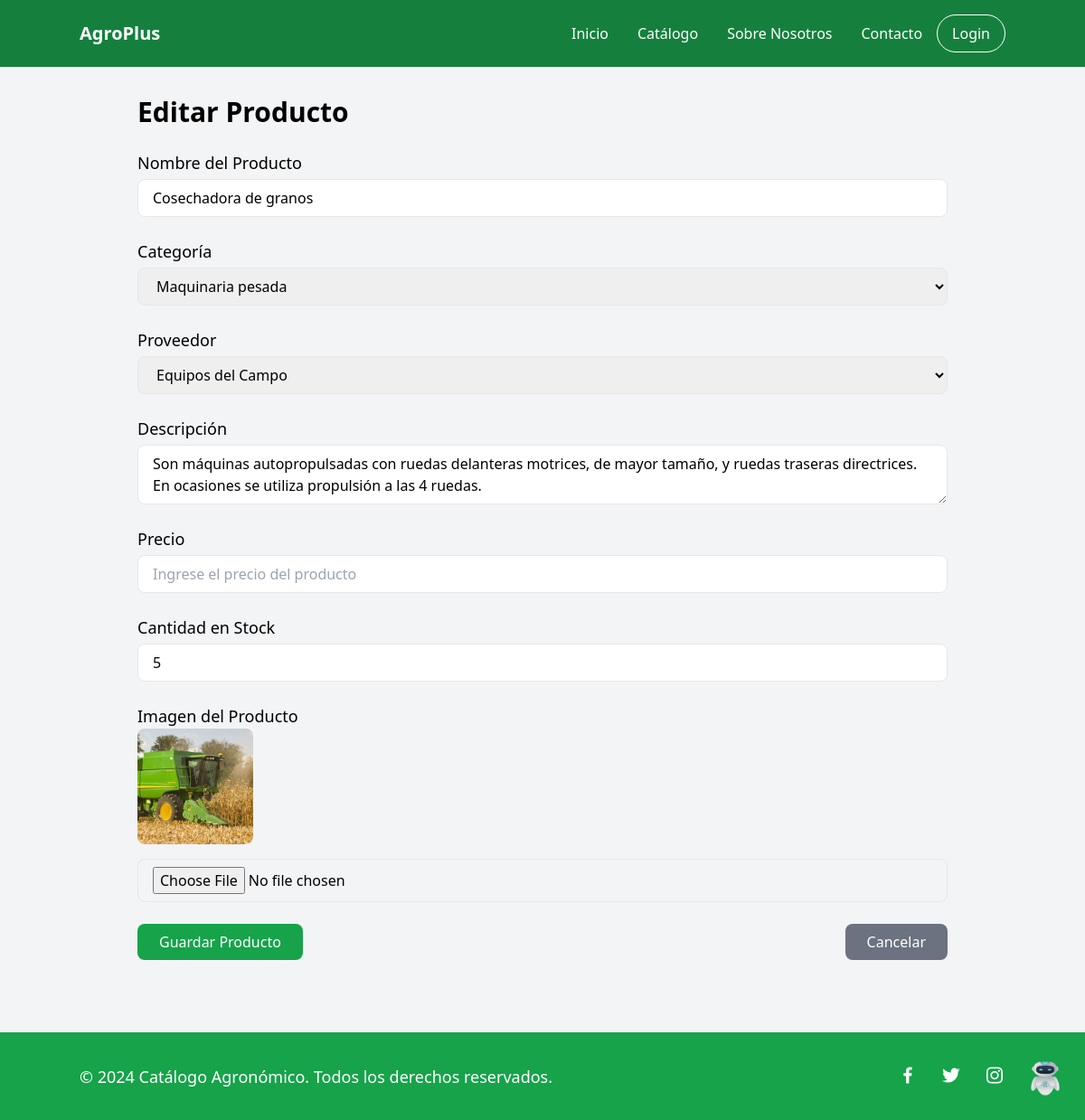
Page /products/12/update/ on the committed database.
### core/catalog/models.py (models this page shows, shortened)
class Product(models.Model):
    name = models.CharField(max_length=100)
    category = models.ForeignKey(Category, on_delete=models.CASCADE, related_name="products")
    supplier = models.ForeignKey(Supplier, on_delete=models.SET_NULL, null=True, blank=True, related_name="products")
    description = models.TextField()
    price = models.DecimalField(max_digits=10, decimal_places=3)
    stock_quantity = models.PositiveIntegerField(default=0)
    image = models.ImageField(upload_to="product_images/", blank=True, null=True)
    created_at = models.DateTimeField(auto_now_add=True)
    updated_at = models.DateTimeField(auto_now=True)

class Category(models.Model):
    name = models.CharField(max_length=100, unique=True)
    description = models.TextField(blank=True, null=True)
    created_at = models.DateTimeField(auto_now_add=True)
    updated_at = models.DateTimeField(auto_now=True)

class Supplier(models.Model):
    name = models.CharField(max_length=100)
    contact_email = models.EmailField(blank=True, null=True)
    contact_phone = models.CharField(max_length=20, blank=True, null=True)
    created_at = models.DateTimeField(auto_now_add=True)
    updated_at = models.DateTimeField(auto_now=True)

### core/catalog/views/product.py (the view)
# urls.py: path('products/<int:pk>/update/', product.ProductUpdateView.as_view(), name='product_update'),
class ProductUpdateView(UpdateView):
    model = Product
    template_name = 'core/product/product_form.html'
    fields = ['name', 'category', 'supplier', 'description', 'price', 'stock_quantity', 'image']
    success_url = reverse_lazy('catalog:product_list')

### templates/core/product/product_form.html (shortened to what this page needs)
{% extends 'components/base.html' %}
{% block content %}
    <div class="container mx-auto py-8 px-16">
        <h1 class="text-3xl font-bold mb-6">{% if product.pk %}Editar Producto{% else %}Crear Producto{% endif %}</h1>
        <form method="post" enctype="multipart/form-data" class="space-y-6">
            <div class="mb-6">
                <label for="id_name" class="block text-lg font-medium">Nombre del Producto</label>
                <input type="text" name="name" id="id_name" value="{{ form.instance.name|default:'' }}" class="mt-1 block w-full px-4 py-2 border rounded-lg focus:ring-green-500 focus:border-green-500" placeholder="Ingrese el nombre del producto" required>
            </div>
            <div class="mb-6">
                <label for="id_category" class="block text-lg font-medium">Categoría</label>
                <select name="category" id="id_category" class="mt-1 block w-full px-4 py-2 border rounded-lg focus:ring-green-500 focus:border-green-500" required>
                    {% for category in form.category.field.queryset %}
                        <option value="{{ category.pk }}" {% if form.instance.category == category %}selected{% endif %}>{{ category.name }}</option>
                    {% endfor %}
                </select>
            </div>
            <div class="mb-6">
                <label for="id_supplier" class="block text-lg font-medium">Proveedor</label>
                <select name="supplier" id="id_supplier" class="mt-1 block w-full px-4 py-2 border rounded-lg focus:ring-green-500 focus:border-green-500" required>
                    {% for supplier in form.supplier.field.queryset %}
                        <option value="{{ supplier.pk }}" {% if form.instance.supplier == supplier %}selected{% endif %}>{{ supplier.name }}</option>
                    {% endfor %}
                </select>
            </div>
            <div class="mb-6">
                <label for="id_description" class="block text-lg font-medium">Descripción</label>
                <textarea name="description" id="id_description" class="mt-1 block w-full px-4 py-2 border rounded-lg focus:ring-green-500 focus:border-green-500" placeholder="Ingrese una descripción del producto" required>{{ form.instance.description|default:'' }}</textarea>
            </div>
            <div class="mb-6">
                <label for="id_price" class="block text-lg font-medium">Precio</label>
                <input type="number" name="price" id="id_price" value="{{ form.instance.price|default:'' }}" class="mt-1 block w-full px-4 py-2 border rounded-lg focus:ring-green-500 focus:border-green-500" placeholder="Ingrese el precio del producto" required step="0.01">
            </div>
            <div class="mb-6">
                <label for="id_stock_quantity" class="block text-lg font-medium">Cantidad en Stock</label>
                <input type="number" name="stock_quantity" id="id_stock_quantity" value="{{ form.instance.stock_quantity|default:'' }}" class="mt-1 block w-full px-4 py-2 border rounded-lg focus:ring-green-500 focus:border-green-500" placeholder="Cantidad disponible en stock" required>
            </div>
            <div class="mb-6">
                <label for="id_image" class="block text-lg font-medium">Imagen del Producto</label>
                {% if form.instance.image %}
                    <div class="mb-4">
                        <img src="{{ form.instance.image.url }}" alt="Imagen del Producto" class="w-32 h-32 object-cover rounded-lg">
                    </div>
                {% endif %}
                <input type="file" name="image" id="id_image" class="mt-1 block w-full px-4 py-2 border rounded-lg">
            </div>
            <div class="flex justify-between items-center">
                <button type="submit" class="bg-green-600 text-white px-6 py-2 rounded-lg hover:bg-green-700 transition-all">Guardar Producto</button>
                <a href="{% url 'catalog:product_list' %}" class="bg-gray-500 text-white px-6 py-2 rounded-lg hover:bg-gray-600 transition-all">Cancelar</a>
            </div>
        </form>
    </div>
{% endblock %}

### rows in the picture
Product: name "Cosechadora de granos", category "Maquinaria pesada", supplier "Equipos del Campo", description "Son máquinas autopropulsadas con ruedas delanteras motrices, de mayor tamaño, y ruedas traseras directrices. En ocasiones se utiliza propulsión a las 4 ruedas.", stock_quantity "5", instance.image (picture)
